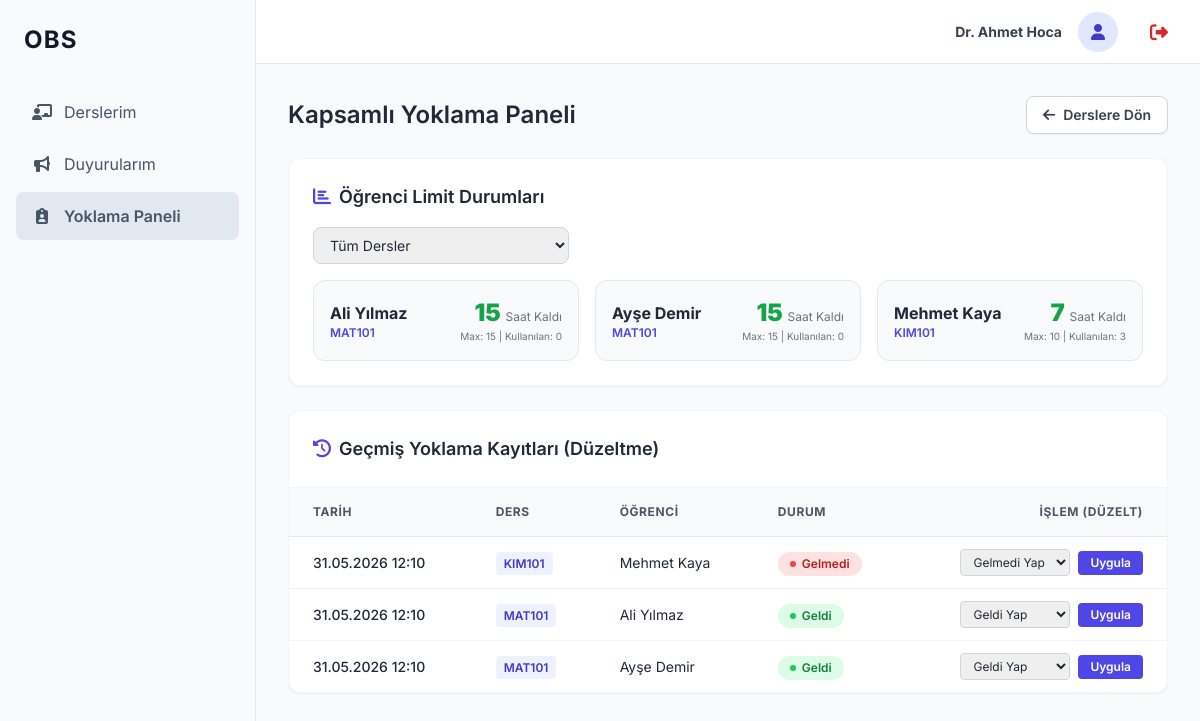
The app's page /academician/attendance_panel (signed in) with its own data.
### models.py (models this page shows)
class User(db.Model, UserMixin):
    __tablename__ = 'user'
    id = db.Column(db.Integer, primary_key=True)
    username = db.Column(db.String(50), unique=True, nullable=False)
    password_hash = db.Column(db.String(255), nullable=False)
    role = db.Column(db.String(20), nullable=False) # 'admin', 'academician', 'student'
    name = db.Column(db.String(100), nullable=False)
    courses_taught = db.relationship('Course', backref='academician', lazy=True)
    enrollments = db.relationship('Enrollment', backref='student', lazy=True)

class Enrollment(db.Model):
    __tablename__ = 'enrollment'
    id = db.Column(db.Integer, primary_key=True)
    student_id = db.Column(db.Integer, db.ForeignKey('user.id'), nullable=False)
    course_id = db.Column(db.Integer, db.ForeignKey('course.id'), nullable=False)
    midterm_grade = db.Column(db.Float, nullable=True)
    final_grade = db.Column(db.Float, nullable=True)
    project_grade = db.Column(db.Float, nullable=True)
    presentation_grade = db.Column(db.Float, nullable=True)
    absenteeism = db.Column(db.Integer, default=0)
    __table_args__ = (db.UniqueConstraint('student_id', 'course_id', name='_student_course_uc'),)

class Course(db.Model):
    __tablename__ = 'course'
    id = db.Column(db.Integer, primary_key=True)
    name = db.Column(db.String(100), nullable=False)
    code = db.Column(db.String(20), unique=True, nullable=False)
    academician_id = db.Column(db.Integer, db.ForeignKey('user.id'), nullable=True)
    max_absenteeism = db.Column(db.Integer, default=20, nullable=False)
    enrollments = db.relationship('Enrollment', backref='course', lazy=True)

class AttendanceLog(db.Model):
    __tablename__ = 'attendance_log'
    id = db.Column(db.Integer, primary_key=True)
    student_id = db.Column(db.Integer, db.ForeignKey('user.id'), nullable=False)
    course_id = db.Column(db.Integer, db.ForeignKey('course.id'), nullable=False)
    date = db.Column(db.DateTime, default=datetime.utcnow, nullable=False)
    status = db.Column(db.String(20), nullable=False) # 'Geldi', 'Gelmedi'
    student = db.relationship('User', backref='attendance_logs')
    course = db.relationship('Course', backref='attendance_logs')

### app.py (the view)
@app.route('/academician/attendance_panel')
@login_required
def academician_attendance():
    if current_user.role != 'academician':
        return "Yetkisiz Erişim", 403
    courses = Course.query.filter_by(academician_id=current_user.id).all()
    course_ids = [c.id for c in courses]
    logs = AttendanceLog.query.filter(AttendanceLog.course_id.in_(course_ids)).order_by(AttendanceLog.date.desc()).all()
    return render_template('academician_attendance.html', courses=courses, logs=logs)

### app.py (called while the page is built)
@login_manager.user_loader
def load_user(user_id):
    return User.query.get(int(user_id))

### templates/academician_attendance.html (shortened to what this page needs)
{% extends 'base.html' %}
{% block content %}
<div class="mb-6 flex justify-between items-center">
    <h2 class="text-2xl font-semibold text-gray-800">Kapsamlı Yoklama Paneli</h2>
    <a href="{{ url_for('academician_dashboard') }}" class="px-4 py-2 bg-white border border-gray-300 text-gray-700 rounded-lg text-sm font-semibold hover:bg-gray-50 transition shadow-sm">
        <i class="fa-solid fa-arrow-left mr-2"></i>Derslere Dön
    </a>
</div>
<div class="bg-white rounded-xl shadow-sm border border-gray-100 p-6 mb-6">
    <h3 class="text-lg font-semibold text-gray-800 mb-4"><i class="fa-solid fa-chart-bar mr-2 text-indigo-600"></i>Öğrenci Limit Durumları</h3>
    <div class="mb-4">
        <select id="courseFilter" onchange="filterSummary()" class="w-full md:w-64 border border-gray-300 rounded-lg py-2 px-3 text-sm focus:outline-none focus:ring-2 focus:ring-indigo-500 transition">
            <option value="all">Tüm Dersler</option>
        </select>
    </div>
    <div class="grid grid-cols-1 md:grid-cols-2 lg:grid-cols-3 gap-4" id="summaryGrid">
        {% for course in courses %}
            {% for en in course.enrollments %}
                <div class="summary-card course-{{ course.id }} p-4 border border-gray-200 rounded-xl bg-gray-50 flex items-center justify-between">
                    <div>
                        <div class="font-bold text-gray-800">{{ en.student.name }}</div>
                        <div class="text-xs font-semibold text-indigo-600">{{ course.code }}</div>
                    </div>
                    <div class="text-right">
                        {% set left = course.max_absenteeism - en.absenteeism %}
                        <div class="text-2xl font-black {% if left <= 3 %}text-red-600{% else %}text-green-600{% endif %}">
                            {{ left if left > 0 else 0 }} <span class="text-xs font-normal text-gray-500">Saat Kaldı</span>
                        </div>
                        <div class="text-[10px] text-gray-500">Max: {{ course.max_absenteeism }} | Kullanılan: {{ en.absenteeism }}</div>
                    </div>
                </div>
            {% endfor %}
        {% endfor %}
    </div>
</div>
<div class="bg-white rounded-xl shadow-sm border border-gray-100 overflow-hidden">
    <div class="p-6 border-b border-gray-100">
        <h3 class="text-lg font-semibold text-gray-800"><i class="fa-solid fa-clock-rotate-left mr-2 text-indigo-600"></i>Geçmiş Yoklama Kayıtları (Düzeltme)</h3>
    </div>
    <div class="overflow-x-auto">
        <table class="w-full text-left border-collapse">
            <thead>
                <tr class="bg-gray-50 border-b border-gray-200 text-xs font-semibold text-gray-600 uppercase tracking-wider">
                    <th class="py-4 px-6">Tarih</th>
                    <th class="py-4 px-6">Ders</th>
                    <th class="py-4 px-6">Öğrenci</th>
                    <th class="py-4 px-6">Durum</th>
                    <th class="py-4 px-6 text-right">İşlem (Düzelt)</th>
                </tr>
            </thead>
            <tbody class="divide-y divide-gray-100">
                {% for log in logs %}
                <tr class="hover:bg-gray-50 transition">
                    <td class="py-3 px-6 text-sm text-gray-800 font-medium whitespace-nowrap">{{ log.date.strftime('%d.%m.%Y %H:%M') }}</td>
                    <td class="py-3 px-6 text-sm text-gray-600">
                        <span class="px-2 py-1 bg-indigo-50 text-indigo-700 text-xs font-semibold rounded">{{ log.course.code }}</span>
                    </td>
                    <td class="py-3 px-6 text-sm text-gray-800">{{ log.student.name }}</td>
                    <td class="py-3 px-6">
                        {% if log.status == 'Geldi' %}
                            <span class="inline-flex items-center gap-1.5 py-1 px-3 rounded-full text-xs font-semibold bg-green-100 text-green-700">
                                <span class="w-1.5 h-1.5 rounded-full bg-green-500"></span> Geldi
                            </span>
                        {% else %}
                            <span class="inline-flex items-center gap-1.5 py-1 px-3 rounded-full text-xs font-semibold bg-red-100 text-red-700">
                                <span class="w-1.5 h-1.5 rounded-full bg-red-500"></span> Gelmedi
                            </span>
                        {% endif %}
                    </td>
                    <td class="py-3 px-6 text-right">
                        <form method="POST" action="{{ url_for('edit_attendance', log_id=log.id) }}" class="flex items-center justify-end gap-2">
                            <select name="status" class="border border-gray-300 rounded px-2 py-1 text-xs focus:ring-1 focus:ring-indigo-500 focus:outline-none">
                                <option value="Geldi" {% if log.status == 'Geldi' %}selected{% endif %}>Geldi Yap</option>
                                <option value="Gelmedi" {% if log.status == 'Gelmedi' %}selected{% endif %}>Gelmedi Yap</option>
                            </select>
                            <button type="submit" class="px-3 py-1 bg-indigo-600 text-white text-xs font-semibold rounded hover:bg-indigo-700 transition" onclick="return confirm('Yoklamayı değiştirmek devamsızlık saatini otonom olarak güncelleyecektir. Emin misiniz?');">
                                Uygula
                            </button>
                        </form>
                    </td>
                </tr>
                {% else %}
                <tr>
                    <td colspan="5" class="py-8 text-center text-sm text-gray-500 bg-gray-50">Henüz hiçbir derste yoklama alınmamış.</td>
                </tr>
                {% endfor %}
            </tbody>
        </table>
    </div>
</div>
{% endblock %}

### templates/base.html (shortened to what this page needs)
<!DOCTYPE html>
<html lang="tr">
<head>
    <script src="https://cdn.tailwindcss.com"></script>
    <link rel="stylesheet" href="https://cdnjs.cloudflare.com/ajax/libs/font-awesome/6.4.0/css/all.min.css">
</head>
<body class="text-gray-800 min-h-screen flex">
    {% if current_user.is_authenticated %}
    <aside class="sidebar w-64 flex-shrink-0 hidden md:flex flex-col min-h-screen">
        <div class="p-6">
            <h1 class="text-2xl font-bold text-gray-900 tracking-wider">OBS</h1>
        </div>
        <nav class="flex-1 px-4 py-2 space-y-1">
            {% if current_user.role == 'student' %}
                <a href="{{ url_for('student_dashboard') }}" class="menu-item {% if request.endpoint == 'student_dashboard' %}active-menu{% endif %}">
                    <i class="fa-solid fa-book w-5 text-center"></i> Derslerim
                </a>
            {% elif current_user.role == 'academician' %}
                <a href="{{ url_for('academician_dashboard') }}" class="menu-item {% if request.endpoint == 'academician_dashboard' %}active-menu{% endif %}">
                    <i class="fa-solid fa-chalkboard-user w-5 text-center"></i> Derslerim
                </a>
                <a href="{{ url_for('academician_announcements') }}" class="menu-item {% if request.endpoint == 'academician_announcements' %}active-menu{% endif %}">
                    <i class="fa-solid fa-bullhorn w-5 text-center"></i> Duyurularım
                </a>
                <a href="{{ url_for('academician_attendance') }}" class="menu-item {% if request.endpoint == 'academician_attendance' %}active-menu{% endif %}">
                    <i class="fa-solid fa-clipboard-user w-5 text-center"></i> Yoklama Paneli
                </a>
            {% elif current_user.role == 'admin' %}
                <a href="{{ url_for('admin_users') }}" class="menu-item {% if request.endpoint == 'admin_users' %}active-menu{% endif %}">
                    <i class="fa-solid fa-users-gear w-5 text-center"></i> Sistem & Kullanıcılar
                </a>
            {% endif %}
        </nav>
    </aside>
    <div class="flex-1 flex flex-col min-h-screen overflow-hidden">
        <header class="bg-white border-b border-gray-200 h-16 flex items-center justify-between px-6 lg:px-8">
            <div class="flex items-center gap-4">
                <div class="text-sm font-semibold text-gray-700 text-right">
                    <div class="font-bold">{{ current_user.name }}</div>
                </div>
                <div class="h-10 w-10 rounded-full bg-indigo-100 flex items-center justify-center text-indigo-700 font-bold overflow-hidden">
                    <i class="fa-solid fa-user"></i>
                </div>
                <a href="{{ url_for('logout') }}" class="ml-4 text-sm text-red-600 hover:text-red-800 font-medium transition" title="Çıkış Yap">
                    <i class="fa-solid fa-right-from-bracket text-lg"></i>
                </a>
            </div>
        </header>
        <main class="flex-1 overflow-y-auto bg-gray-50 p-6 lg:p-8">
            <div class="max-w-7xl mx-auto">
                {% block content %}{% endblock %}
            </div>
        </main>
    </div>
    {% endif %}
</body>
</html>

### templates/base.html (style rules this page uses)
body { font-family: 'Inter', sans-serif; background-color: #f3f4f6; }
.sidebar { background-color: #f8fafc; border-right: 1px solid #e5e7eb; }
.active-menu { background-color: #e2e8f0; font-weight: 600; color: #1e293b; border-radius: 0.5rem; }
.menu-item { color: #475569; padding: 0.75rem 1rem; border-radius: 0.5rem; margin-bottom: 0.25rem; display: flex; align-items: center; gap: 0.75rem; transition: background-color 0.2s; }

### records on screen
User: name "Dr. Ahmet Hoca"
Course: code "MAT101", max_absenteeism "15"
Enrollment: student.name "Ali Yılmaz", left "15", absenteeism "0"
Enrollment: student.name "Ayşe Demir", left "15", absenteeism "0"
Course: code "KIM101", max_absenteeism "10"
Enrollment: student.name "Mehmet Kaya", left "7", absenteeism "3"
AttendanceLog: date "31.05.2026 12:10", course.code "KIM101", student.name "Mehmet Kaya", shows "Gelmedi", status "Gelmedi Yap"
AttendanceLog: date "31.05.2026 12:10", course.code "MAT101", student.name "Ali Yılmaz", shows "Geldi", status "Geldi Yap"
AttendanceLog: date "31.05.2026 12:10", course.code "MAT101", student.name "Ayşe Demir", shows "Geldi", status "Geldi Yap"
